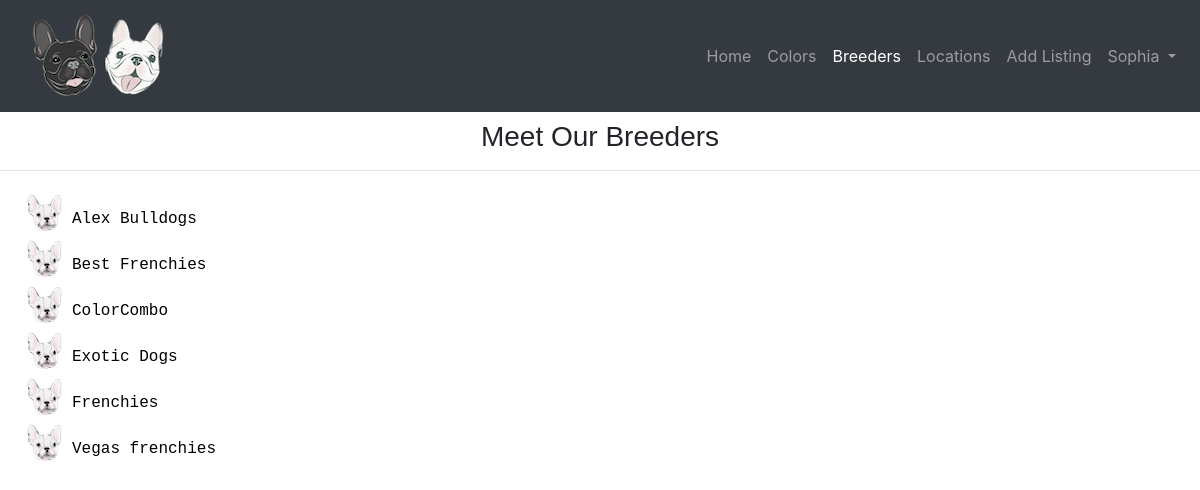
Page /breeders (signed in) on the committed database.
### puppysearch/models.py (models this page shows, shortened)
class User(AbstractUser):
    company_name = models.CharField(max_length=64, blank=True)
    first_name = models.CharField(max_length=64)
    last_name = models.CharField(max_length=64)
    phone = models.CharField(max_length=64)
    is_breeder = models.BooleanField(default=False)
    timestamp = models.DateTimeField(default=datetime.now)
    favorites = models.ManyToManyField('Listing', blank=True, related_name="watchers")

### puppysearch/views.py (the view)
# urls.py: path("breeders", views.breeders, name="breeders"),
def breeders(request):
    breeders_set = User.objects.all().filter(is_breeder=True).order_by("company_name")
    context = {
        'breeders': breeders_set,
    }
    return render(request, "puppysearch/breeders.html", context)

### puppysearch/templates/puppysearch/breeders.html (shortened to what this page needs)
{% extends "puppysearch/layout.html" %} {%load static%}
{% block body %}
<h3 class="color_heading">Meet Our Breeders </h3>
<hr>
<div class="container_breeders">
    <div class="container_left">
        <ul class="breeders_list">
            {%for breeder in breeders%}
            <li class="color_link_user" data-breeder="{{breeder.id}}"> <a class="color_link" href="#"> {{breeder.company_name}} </li></a>
            {%endfor%}
        </ul>
    </div>
</html>
{% endblock %}

### puppysearch/templates/puppysearch/layout.html (shortened to what this page needs)
{%load static%}
<!DOCTYPE html>
<html lang="en">
<head>
    <link rel="stylesheet" href="https://stackpath.bootstrapcdn.com/bootstrap/4.3.1/css/bootstrap.min.css">
    <link href="https://maxcdn.bootstrapcdn.com/font-awesome/4.7.0/css/font-awesome.min.css" rel="stylesheet"/>
    <link href="{% static 'puppysearch/styles.css' %}" rel="stylesheet">
</head>
<body>
    <nav class="navbar navbar-expand-lg navbar-dark bg-dark static-top">
        <div class="div_nav_bar">
            <a class="navbar-brand" href="{% url 'index' %}">
                <img src="{% static 'media/logo.png' %}" alt="logo">
            </a>
        </div>
        <div class="collapse navbar-collapse" id="navbarResponsive">
            <ul class="navbar-nav ml-auto">
                <li class="nav-item">
                    <a class="nav-link" href="{% url 'index' %}"> Home
                    </a>
                </li>
                <li class="nav-item">
                    <a class="nav-link" href="{% url 'colors' %}">Colors</a>
                </li>
                <li class="nav-item">
                    <a class="nav-link" href="{% url 'breeders'%}">Breeders</a>
                </li>
                <li class="nav-item">
                    <a class="nav-link" href="{% url 'locations'%}">Locations</a>
                </li>
                {% if user.is_authenticated%}
                 {%if user.is_breeder%}
                 <li class="nav-item">
                    <a class="nav-link" href="{% url 'add_listing'%}">Add Listing</a>
                </li>
                {%endif%}
                <li class="nav-item dropdown">
                    <a class="nav-link dropdown-toggle" href="#" id="navbarDropdown" role="button" data-toggle="dropdown" aria-haspopup="true" aria-expanded="false">
                        {{ user.username }}
                    </a>
                </li>
                {% endif %}
            </ul>
        </div>
    </nav>
    <div class="body">
        {% block body %}{% endblock %}
</body>
</html>

### puppysearch/static/puppysearch/styles.css (style rules this page uses)
.div_nav_bar { margin-left: 1%; }
.color_heading { text-align: center; margin-top: 8px; font-family: Impact, Haettenschweiler, 'Arial Narrow Bold', sans-serif; }
.color_link { color: black; }
.breeders_list { padding-left: 5px; }
.breeders_list li { height: 46px; background: url('/static/media/list_logo.png') no-repeat 7px 7px transparent; list-style-type: none; margin: 0; vertical-align: middle; padding: 20px 0px 0px 52px; font-family: monospace; font-size: 16px; }
.container_left { min-width: 20%; float: left; padding-left: 15px; }

### rows in the picture
User: username "Sophia", company_name "Exotic Dogs"
User: company_name "Alex Bulldogs"
User: company_name "Best Frenchies"
User: company_name "ColorCombo"
User: company_name "Frenchies"
User: company_name "Vegas frenchies"
